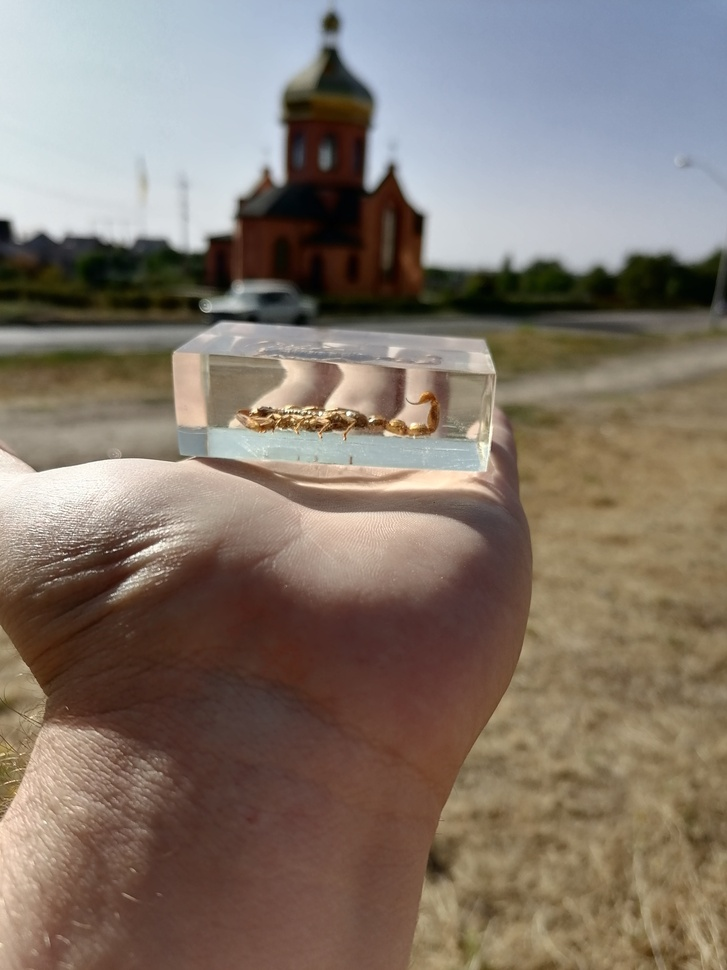
#> input picture lab2/img/001.jpg, 727 x 970 px, shrunk from 3000 x 4000 before the run
$ python SIFT.py
#> lines starting #> are read from the running program, lines starting #| are printed output that depends on the picture; long printed decimals are rounded
import numpy as np
import cv2
from matplotlib import pyplot as plt
import os
import time
import json

def detect_match(algorithm,query_img,train_img,min_match_count):
    query_image = query_img
    train_image = train_img
    key_pts1,des1 = algorithm(query_image,None)
    key_pts2,des2 = algorithm(train_image,None)
    msed=np.inf
    if not (isinstance(des1,np.float32)&isinstance(des2,np.float32)):
        des1 = np.float32(des1)
        des2 = np.float32(des2)

    flann_idx = 1
    index_params = dict(algorithm = flann_idx, trees = 5)
    search_params = dict(checks = 50)
    flann = cv2.FlannBasedMatcher(index_params, search_params)

    matches = flann.knnMatch(des1,des2,k=2)

    # store all the good matches as per Lowe's ratio test.
    good = [m for m,n in matches if m.distance < 0.7*n.distance]

    if len(good)>min_match_count:
        src_pts = np.float32([ key_pts1[m.queryIdx].pt for m in good ]).reshape(-1,1,2)
        dst_pts = np.float32([ key_pts2[m.trainIdx].pt for m in good ]).reshape(-1,1,2)
        M, mask = cv2.findHomography(src_pts, dst_pts, cv2.RANSAC,5.0)
        if M is None:
            return [0],[0],[0],[0],np.inf
        matchesMask = mask.ravel().tolist()
        h,w = query_image.shape
        pts = np.float32([ [0,0],[0,h-1],[w-1,h-1],[w-1,0] ]).reshape(-1,1,2)
        dst = cv2.perspectiveTransform(pts,M)
        msed = np.mean([np.sqrt(np.sum(diff)) for diff in (np.power(pts-dst,2))]/(np.sqrt(h**2+w**2)))
    else:
        print( "Not enough matches are found - {}/{}".format(len(good), min_match_count) )
        matchesMask = [0]

    return key_pts1, key_pts2, good, matchesMask, msed


sift = cv2.SIFT_create().detectAndCompute
golden_image = cv2.imread('img/001.jpg',0)
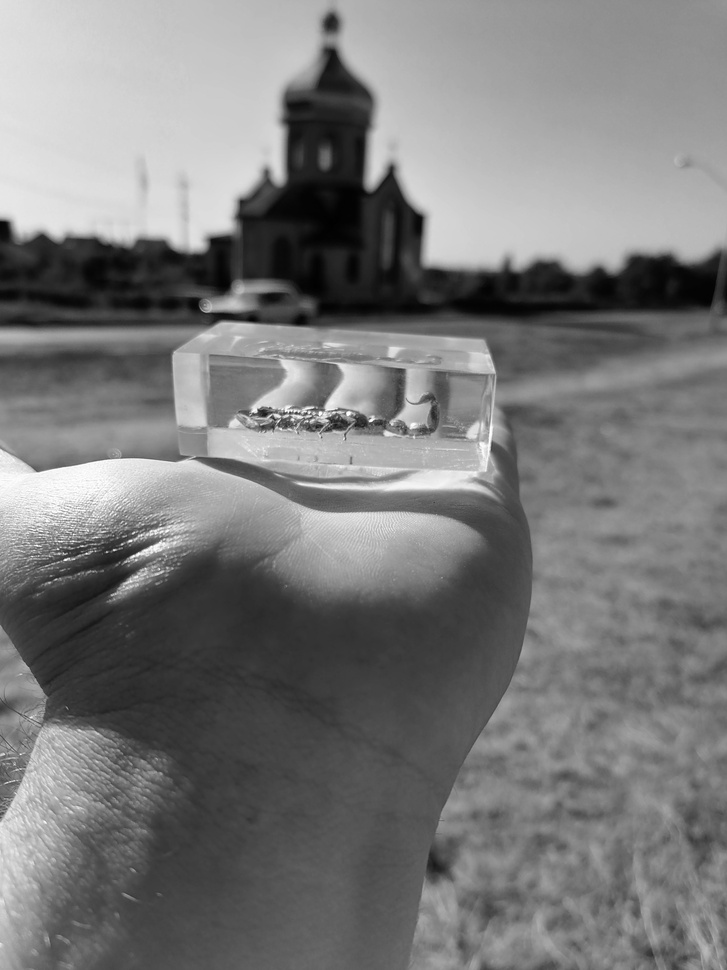
#> golden_image: shape (970, 727); min 0, max 255, mean 121.7
imgs = os.listdir('img1')
metrics = []

for img in imgs:
    image_i = cv2.imread('img1/{}'.format(img),0)
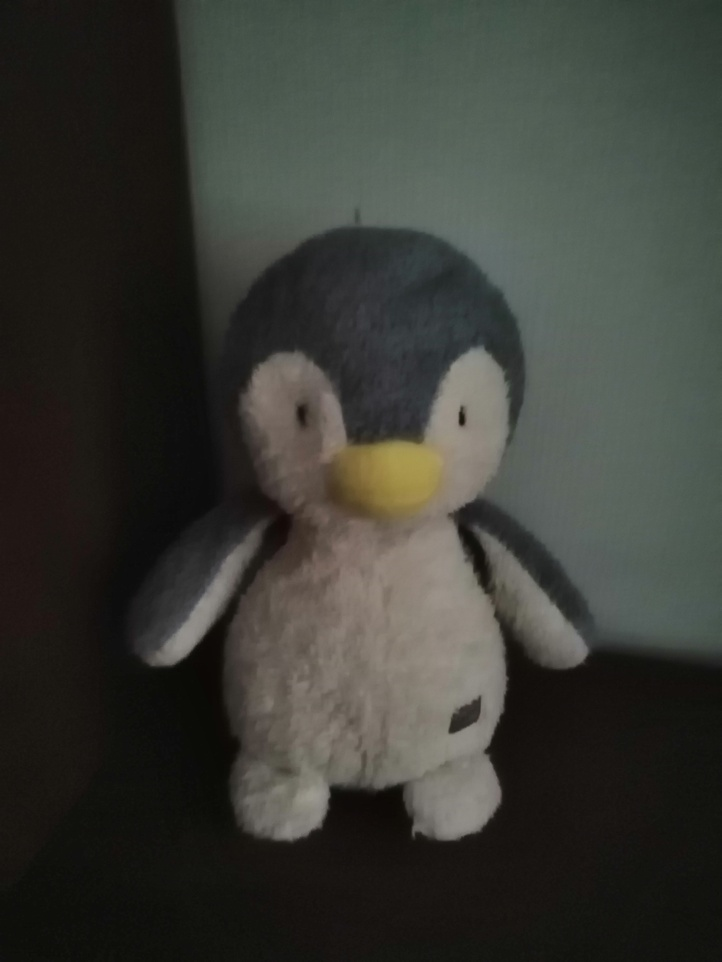
#> input picture lab2/img1/IMG_20200927_101412.jpg, 722 x 962 px, shrunk from 2976 x 3968 before the run
#> image_i: shape (962, 722); min 8, max 153, mean 57.7
    do = time.monotonic()
    _, __, match, inlier ,mse = detect_match(algorithm=sift,query_img=image_i,train_img=golden_image,
                                                min_match_count=5)
#> in detect_match, `key_pts1,des1 = algorithm(query_image,None)`: key_pts1 = 81 keypoints; strongest (x, y, size): (462, 420, 6.2), (459, 800, 53.8), (179, 643, 24.1), (464, 718, 17.1)
#> in detect_match, `key_pts2,des2 = algorithm(train_image,None)`: key_pts2 = 875 keypoints; strongest (x, y, size): (130, 541, 2), (327, 232, 116.3), (371, 421, 2.2), (263, 412, 6.6)
#> in detect_match, `matches = flann.knnMatch(des1,des2,k=2)`: matches = 81 matches
#> in detect_match, `good = [m for m,n in matches if m.distance < 0.7*n.distance]`: good = 1 matches
#| Not enough matches are found - 1/5
#> match = 1 matches; inlier = [0]; mse = inf
    done = time.monotonic()
    if match == 0:
        match = np.inf
    result = {
            "image_name": img,
            "count_of_good": np.sum(inlier)/(len(match)),
            "MSE_distance": mse,
            "duration_of_computing": done - do
        }
#> result = {'image_name': 'IMG_20200927_101412.jpg', 'count_of_good': 0, 'MSE_distance': inf, 'duration_of_computing': 0.274}
    print(result,',',sep='')
#| {'image_name': 'IMG_20200927_101412.jpg', 'count_of_good': 0.0, 'MSE_distance': inf, 'duration_of_computing': 0.2739},
    metrics.append(result)
with open('metrics_Jyliya.json', 'w') as outfile:
    json.dump({"metrics":metrics}, outfile)
